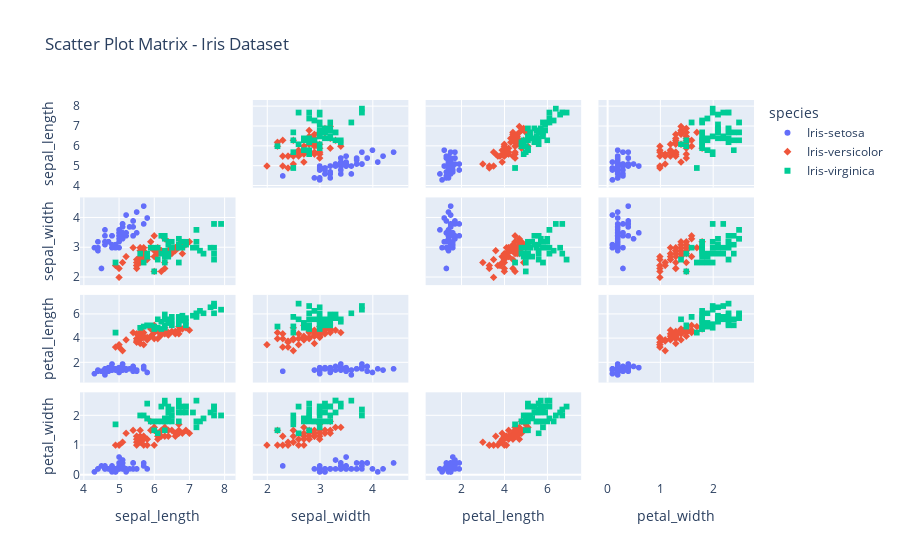

Notebook code for this chart:
### Code cell
# Create scatter plot matrix
fig = px.scatter_matrix(data, dimensions=["sepal_length", "sepal_width", "petal_length", "petal_width"],
                        color="species", symbol="species", title="Scatter Plot Matrix - Iris Dataset")

# Update the layout
fig.update_traces(diagonal_visible=False)
fig.show()

### Figure 1 — Plotly figure (JSON) as saved in the notebook; plotly's stock layout.template omitted (floating-point values rounded to 4 significant figures)
{"data": [{"diagonal": {"visible": false}, "dimensions": [{"axis": {"matches": true}, "label": "sepal_length", "values": [5.1, 4.9, 4.7, 4.6, 5, 5.4, 4.6, 5, 4.4, 4.9, 5.4, 4.8, 4.8, 4.3, 5.8, 5.7, 5.4, 5.1, 5.7, 5.1, 5.4, 5.1, 4.6, 5.1, 4.8, 5, 5, 5.2, 5.2, 4.7, 4.8, 5.4, 5.2, 5.5, 4.9, 5, 5.5, 4.9, 4.4, 5.1, 5, 4.5, 4.4, 5, 5.1, 4.8, 5.1, 4.6, 5.3, 5]}, {"axis": {"matches": true}, "label": "sepal_width", "values": [3.5, 3, 3.2, 3.1, 3.6, 3.9, 3.4, 3.4, 2.9, 3.1, 3.7, 3.4, 3, 3, 4, 4.4, 3.9, 3.5, 3.8, 3.8, 3.4, 3.7, 3.6, 3.3, 3.4, 3, 3.4, 3.5, 3.4, 3.2, 3.1, 3.4, 4.1, 4.2, 3.1, 3.2, 3.5, 3.1, 3, 3.4, 3.5, 2.3, 3.2, 3.5, 3.8, 3, 3.8, 3.2, 3.7, 3.3]}, {"axis": {"matches": true}, "label": "petal_length", "values": [1.4, 1.4, 1.3, 1.5, 1.4, 1.7, 1.4, 1.5, 1.4, 1.5, 1.5, 1.6, 1.4, 1.1, 1.2, 1.5, 1.3, 1.4, 1.7, 1.5, 1.7, 1.5, 1, 1.7, 1.9, 1.6, 1.6, 1.5, 1.4, 1.6, 1.6, 1.5, 1.5, 1.4, 1.5, 1.2, 1.3, 1.5, 1.3, 1.5, 1.3, 1.3, 1.3, 1.6, 1.9, 1.4, 1.6, 1.4, 1.5, 1.4]}, {"axis": {"matches": true}, "label": "petal_width", "values": [0.2, 0.2, 0.2, 0.2, 0.2, 0.4, 0.3, 0.2, 0.2, 0.1, 0.2, 0.2, 0.1, 0.1, 0.2, 0.4, 0.4, 0.3, 0.3, 0.3, 0.2, 0.4, 0.2, 0.5, 0.2, 0.2, 0.4, 0.2, 0.2, 0.2, 0.2, 0.4, 0.1, 0.2, 0.1, 0.2, 0.2, 0.1, 0.2, 0.2, 0.3, 0.3, 0.2, 0.6, 0.4, 0.3, 0.2, 0.2, 0.2, 0.2]}], "hovertemplate": "species=Iris-setosa<br>%{xaxis.title.text}=%{x}<br>%{yaxis.title.text}=%{y}<extra></extra>", "legendgroup": "Iris-setosa", "marker": {"color": "#636efa", "symbol": "circle"}, "name": "Iris-setosa", "showlegend": true, "type": "splom"}, {"diagonal": {"visible": false}, "dimensions": [{"axis": {"matches": true}, "label": "sepal_length", "values": [7, 6.4, 6.9, 5.5, 6.5, 5.7, 6.3, 4.9, 6.6, 5.2, 5, 5.9, 6, 6.1, 5.6, 6.7, 5.6, 5.8, 6.2, 5.6, 5.9, 6.1, 6.3, 6.1, 6.4, 6.6, 6.8, 6.7, 6, 5.7, 5.5, 5.5, 5.8, 6, 5.4, 6, 6.7, 6.3, 5.6, 5.5, 5.5, 6.1, 5.8, 5, 5.6, 5.7, 5.7, 6.2, 5.1, 5.7]}, {"axis": {"matches": true}, "label": "sepal_width", "values": [3.2, 3.2, 3.1, 2.3, 2.8, 2.8, 3.3, 2.4, 2.9, 2.7, 2, 3, 2.2, 2.9, 2.9, 3.1, 3, 2.7, 2.2, 2.5, 3.2, 2.8, 2.5, 2.8, 2.9, 3, 2.8, 3, 2.9, 2.6, 2.4, 2.4, 2.7, 2.7, 3, 3.4, 3.1, 2.3, 3, 2.5, 2.6, 3, 2.6, 2.3, 2.7, 3, 2.9, 2.9, 2.5, 2.8]}, {"axis": {"matches": true}, "label": "petal_length", "values": [4.7, 4.5, 4.9, 4, 4.6, 4.5, 4.7, 3.3, 4.6, 3.9, 3.5, 4.2, 4, 4.7, 3.6, 4.4, 4.5, 4.1, 4.5, 3.9, 4.8, 4, 4.9, 4.7, 4.3, 4.4, 4.8, 5, 4.5, 3.5, 3.8, 3.7, 3.9, 5.1, 4.5, 4.5, 4.7, 4.4, 4.1, 4, 4.4, 4.6, 4, 3.3, 4.2, 4.2, 4.2, 4.3, 3, 4.1]}, {"axis": {"matches": true}, "label": "petal_width", "values": [1.4, 1.5, 1.5, 1.3, 1.5, 1.3, 1.6, 1, 1.3, 1.4, 1, 1.5, 1, 1.4, 1.3, 1.4, 1.5, 1, 1.5, 1.1, 1.8, 1.3, 1.5, 1.2, 1.3, 1.4, 1.4, 1.7, 1.5, 1, 1.1, 1, 1.2, 1.6, 1.5, 1.6, 1.5, 1.3, 1.3, 1.3, 1.2, 1.4, 1.2, 1, 1.3, 1.2, 1.3, 1.3, 1.1, 1.3]}], "hovertemplate": "species=Iris-versicolor<br>%{xaxis.title.text}=%{x}<br>%{yaxis.title.text}=%{y}<extra></extra>", "legendgroup": "Iris-versicolor", "marker": {"color": "#EF553B", "symbol": "diamond"}, "name": "Iris-versicolor", "showlegend": true, "type": "splom"}, {"diagonal": {"visible": false}, "dimensions": [{"axis": {"matches": true}, "label": "sepal_length", "values": [6.3, 5.8, 7.1, 6.3, 6.5, 7.6, 4.9, 7.3, 6.7, 7.2, 6.5, 6.4, 6.8, 5.7, 5.8, 6.4, 6.5, 7.7, 7.7, 6, 6.9, 5.6, 7.7, 6.3, 6.7, 7.2, 6.2, 6.1, 6.4, 7.2, 7.4, 7.9, 6.4, 6.3, 6.1, 7.7, 6.3, 6.4, 6, 6.9, 6.7, 6.9, 5.8, 6.8, 6.7, 6.7, 6.3, 6.5, 6.2, 5.9]}, {"axis": {"matches": true}, "label": "sepal_width", "values": [3.3, 2.7, 3, 2.9, 3, 3, 2.5, 2.9, 2.5, 3.6, 3.2, 2.7, 3, 2.5, 2.8, 3.2, 3, 3.8, 2.6, 2.2, 3.2, 2.8, 2.8, 2.7, 3.3, 3.2, 2.8, 3, 2.8, 3, 2.8, 3.8, 2.8, 2.8, 2.6, 3, 3.4, 3.1, 3, 3.1, 3.1, 3.1, 2.7, 3.2, 3.3, 3, 2.5, 3, 3.4, 3]}, {"axis": {"matches": true}, "label": "petal_length", "values": [6, 5.1, 5.9, 5.6, 5.8, 6.6, 4.5, 6.3, 5.8, 6.1, 5.1, 5.3, 5.5, 5, 5.1, 5.3, 5.5, 6.7, 6.9, 5, 5.7, 4.9, 6.7, 4.9, 5.7, 6, 4.8, 4.9, 5.6, 5.8, 6.1, 6.4, 5.6, 5.1, 5.6, 6.1, 5.6, 5.5, 4.8, 5.4, 5.6, 5.1, 5.1, 5.9, 5.7, 5.2, 5, 5.2, 5.4, 5.1]}, {"axis": {"matches": true}, "label": "petal_width", "values": [2.5, 1.9, 2.1, 1.8, 2.2, 2.1, 1.7, 1.8, 1.8, 2.5, 2, 1.9, 2.1, 2, 2.4, 2.3, 1.8, 2.2, 2.3, 1.5, 2.3, 2, 2, 1.8, 2.1, 1.8, 1.8, 1.8, 2.1, 1.6, 1.9, 2, 2.2, 1.5, 1.4, 2.3, 2.4, 1.8, 1.8, 2.1, 2.4, 2.3, 1.9, 2.3, 2.5, 2.3, 1.9, 2, 2.3, 1.8]}], "hovertemplate": "species=Iris-virginica<br>%{xaxis.title.text}=%{x}<br>%{yaxis.title.text}=%{y}<extra></extra>", "legendgroup": "Iris-virginica", "marker": {"color": "#00cc96", "symbol": "square"}, "name": "Iris-virginica", "showlegend": true, "type": "splom"}], "layout": {"dragmode": "select", "legend": {"title": {"text": "species"}, "tracegroupgap": 0}, "title": {"text": "Scatter Plot Matrix - Iris Dataset"}}}
